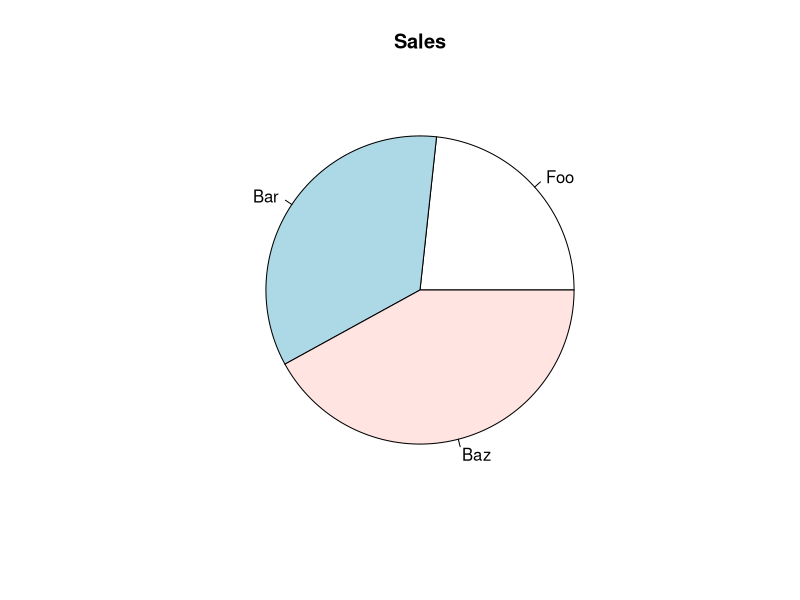

Source code (R):
#
#    Note: ?pie gives a clue as to why pie charts are
#          a poor choice to convey information:
#
#         «Pie charts are a very bad way of displaying information.
#          The eye is good at judging linear measures and bad at
#          judging relative areas. A bar chart or dot chart is a
#          preferable way of displaying this type of data.»
#

x11()

sales <- c(51, 76, 92)
names(sales) <- c('Foo', 'Bar', 'Baz')

pie(sales, main="Sales") 
z <- locator(1)
